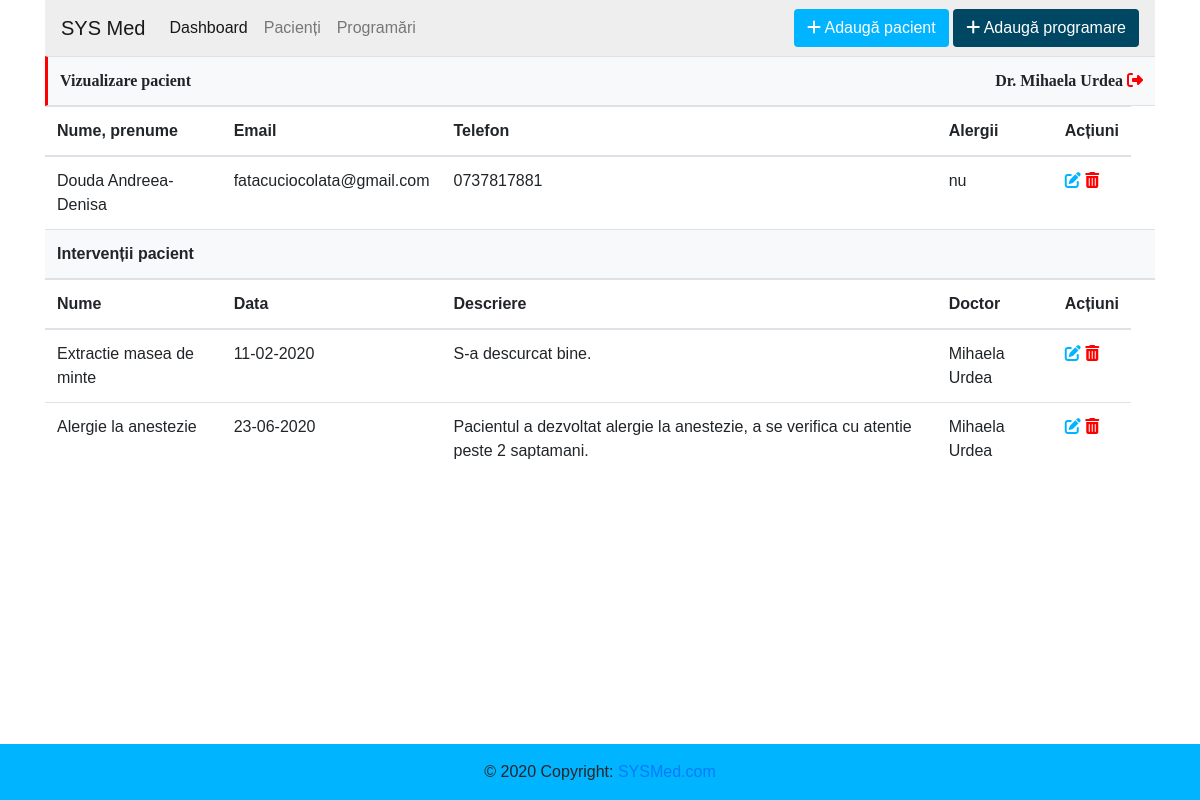
The page /pacient.php?id=34 (signed in) on the database its author committed.
### tables this page shows
CREATE TABLE `doctori` (
  `id` int(11) NOT NULL,
  `user` varchar(255) NOT NULL,
  `parola` varchar(255) NOT NULL,
  `nume_prenume` varchar(255) NOT NULL,
  `email` varchar(255) NOT NULL
);

CREATE TABLE `pacienti` (
  `id` int(11) NOT NULL,
  `nume_prenume` varchar(255) NOT NULL,
  `adresa` varchar(255) NOT NULL,
  `telefon` varchar(15) NOT NULL,
  `email` varchar(255) NOT NULL,
  `alergii` varchar(255) DEFAULT NULL,
  `formular` varchar(255) DEFAULT NULL
);

CREATE TABLE `pacienti_tratamente` (
  `id` int(11) NOT NULL,
  `id_pacient` int(11) NOT NULL,
  `id_doctor` int(11) NOT NULL,
  `nume` varchar(255) NOT NULL,
  `data` int(11) NOT NULL,
  `descriere_interventie` text NOT NULL
);

### inc/functions.php (called while the page is built, shortened)
<?php
function get_user($user, $parola)
{
    global $link;
    $user = mysqli_real_escape_string($link, $user);
    $parola = mysqli_real_escape_string($link, $parola);
    $result = mysqli_query($link, "SELECT * FROM doctori WHERE user = '$user' AND parola = '$parola' LIMIT 1");
    return mysqli_fetch_assoc($result);
}
?>

### inc/init.php (called while the page is built, shortened)
<?php
$link = mysqli_connect("localhost", "root", "", "med_system");
include 'functions.php';
if (isset($_COOKIE['user']) && isset($_COOKIE['parola'])) {
    $udata = get_user($_COOKIE['user'], $_COOKIE['parola']);
}

### pacient.php (the view, shortened to what this page needs)
<?php
include 'inc/init.php';
$meta = array(
  'title' => 'Vizualizare pacient'
);
include 'inc/header.php';
if(isset($_GET['id'])){
  $id_pacient = $_GET['id'];
  $sql = "SELECT * FROM pacienti WHERE id = '$id_pacient' LIMIT 1";
  $result = mysqli_query($link, $sql);
}
$sql_int = "SELECT * FROM pacienti_tratamente WHERE id_pacient = '$id_pacient' ORDER BY `data`";
$result_int = mysqli_query($link, $sql_int);
?>
<table class="table">
  <thead>
    <tr>
      <th scope="col">Nume, prenume</th>
      <th scope="col">Email</th>
      <th scope="col">Telefon</th>
      <th scope="col">Alergii</th>
      <th scope="col">Acțiuni</th>
    </tr>
  </thead>
  <tbody>
  <?php while($row = mysqli_fetch_assoc($result)):?>
    <tr>
      <td><?= $row['nume_prenume'] ?></td>
      <td><?= $row['email'] ?></td>
      <td><?= $row['telefon'] ?></td>
      <td><?= $row['alergii'] ?></td>
      <td class="actions">
        <a href="editare_pacient.php?id=<?= $row['id'] ?>"><i class="fas fa-edit"></i></a>
        <a href="?delete_id=<?= $row['id'] ?>&id_pacient=<?=$row['id'] ?>"><i class="fas fa-trash-alt"></i></a>
      </td>
    </tr>
  <?php endwhile;?>
  </tbody>
  <thead>
        <tr>
          <th class="bg-light heading" colspan="5">Intervenții pacient</th>
          <th class="bg-light text-right" colspan="2"></th>
        </tr>
    <tr>
      <th scope="col">Nume</th>
      <th scope="col">Data</th>
      <th scope="col">Descriere</th>
      <th scope="col">Doctor</th>
      <th scope="col">Acțiuni</th>
    </tr>
  </thead>
  <tbody>
  <?php
  while($row = mysqli_fetch_assoc($result_int)):
  $data_db = $row['data'];
  $data = date("d-m-Y", $data_db);
  ?>
    <tr>
      <td><?= $row['nume'] ?></td>
      <td><?= $data ?></td>
      <td><?= $row['descriere_interventie'] ?></td>
      <td><?= $udata['nume_prenume'] ?></td>
      <td class="actions">
        <a href="editare_interventie.php?id_interventie=<?= $row['id'] ?>&id=<?= $row['id_pacient'] ?>"><i class="fas fa-edit"></i></a>
        <a href="?delete_id=<?= $row['id'] ?>&id=<?= $row['id_pacient'] ?>"><i class="fas fa-trash-alt"></i></a>
      </td>
    </tr>
  <?php endwhile;?>
  </tbody>
</table>
<?php
include 'inc/footer.php';?>

### inc/header.php (shortened to what this page needs)
<?php
if(isset($udata['id'])){
    $id_doctor = $udata['id'];
    $result_doctor = mysqli_query($link, "SELECT id, nume_prenume FROM doctori WHERE id='$id_doctor'");
}   else{
    header("location: login.php");
}
?>
<!DOCTYPE html>
<html>
    <head>
        <link rel="stylesheet" href="https://stackpath.bootstrapcdn.com/bootstrap/4.4.1/css/bootstrap.min.css">
        <link rel="stylesheet" href="style.css">
    </head>
    <body>
        <div class="container">
            <div class="row">
                <div class="col-lg-12">
                    <nav class="navbar navbar-expand-lg navbar-light">
                    <a class="navbar-brand" href="index.php">SYS Med</a>
                    <div class="collapse navbar-collapse" id="navbarSupportedContent">
                        <ul class="navbar-nav mr-auto">
                        <li class="nav-item active">
                            <a class="nav-link" href="index.php">Dashboard <span class="sr-only">(current)</span></a>
                        </li>
                        <li class="nav-item">
                            <a class="nav-link" href="pacienti.php">Pacienți</a>
                        </li>
                        <li class="nav-item">
                            <a class="nav-link" href="programari.php">Programări</a>
                        </li>
                        </ul>
                        <div class="text-right">
                            <button type="button" class="btn add_patient"><i class="fas fa-plus"></i> <a href="adauga_pacient.php">Adaugă pacient</a></button>
                            <button type="button" class="btn add_apt"><i class="fas fa-plus"></i> <a href="adauga_programare.php">Adaugă programare</a></button>
                        </div>
                    </div>
                    </nav>
                </div>
            </div>
            <div class="row">
                <div class="col-lg-12">
                    <nav class="navbar bg-light head">
                        <span><?= $meta['title']?></span>
                        <div class="text-right">
                            <?php while($row = mysqli_fetch_assoc($result_doctor)): ?>
                                Dr. <?=$row['nume_prenume']?> <a title="Logout" href="?logout"><i class="fas fa-sign-out-alt"></i></a>
                            <?php endwhile;?>
                        </div>
                    </nav>
                </div>
            </div>

### style.css (style rules this page uses)
body { font-family: Verdana, Tahoma, sans-serif; }
i { color: #fff; }
.container { margin-bottom: 100px !important; }
.navbar { background:#eee; }
nav.head { border-left: 3px solid red; border-top: 1px solid rgb(222, 226, 230); border-bottom: 1.5px solid rgb(222, 226, 230); font-size: 16px; font-weight: bold; font-family: Verdana; padding: 0; padding: 12px; }
button.add_patient { background: #00B4FF; }
.add_patient a, .add_apt a { color: #fff; }
button.add_apt { background: #004763; }
td.actions i.fa-edit { color: #00B4FF }
td.actions i.fa-trash-alt { color: red; }
i.fa-sign-out-alt { color: red; }

### rows shown on the page
doctori: nume_prenume "Mihaela Urdea"
pacienti: nume_prenume "Douda Andreea-Denisa", email "fatacuciocolata@gmail.com", telefon "0737817881", alergii "nu"
pacienti_tratamente: nume "Extractie masea de minte", data "11-02-2020", descriere_interventie "S-a descurcat bine.", id_doctor.nume_prenume "Mihaela Urdea"
pacienti_tratamente: nume "Alergie la anestezie", data "23-06-2020", descriere_interventie "Pacientul a dezvoltat alergie la anestezie, a se verifica cu atentie peste 2 saptamani.", id_doctor.nume_prenume "Mihaela Urdea"

### other values the page prints
$meta['title'] "Vizualizare pacient"
